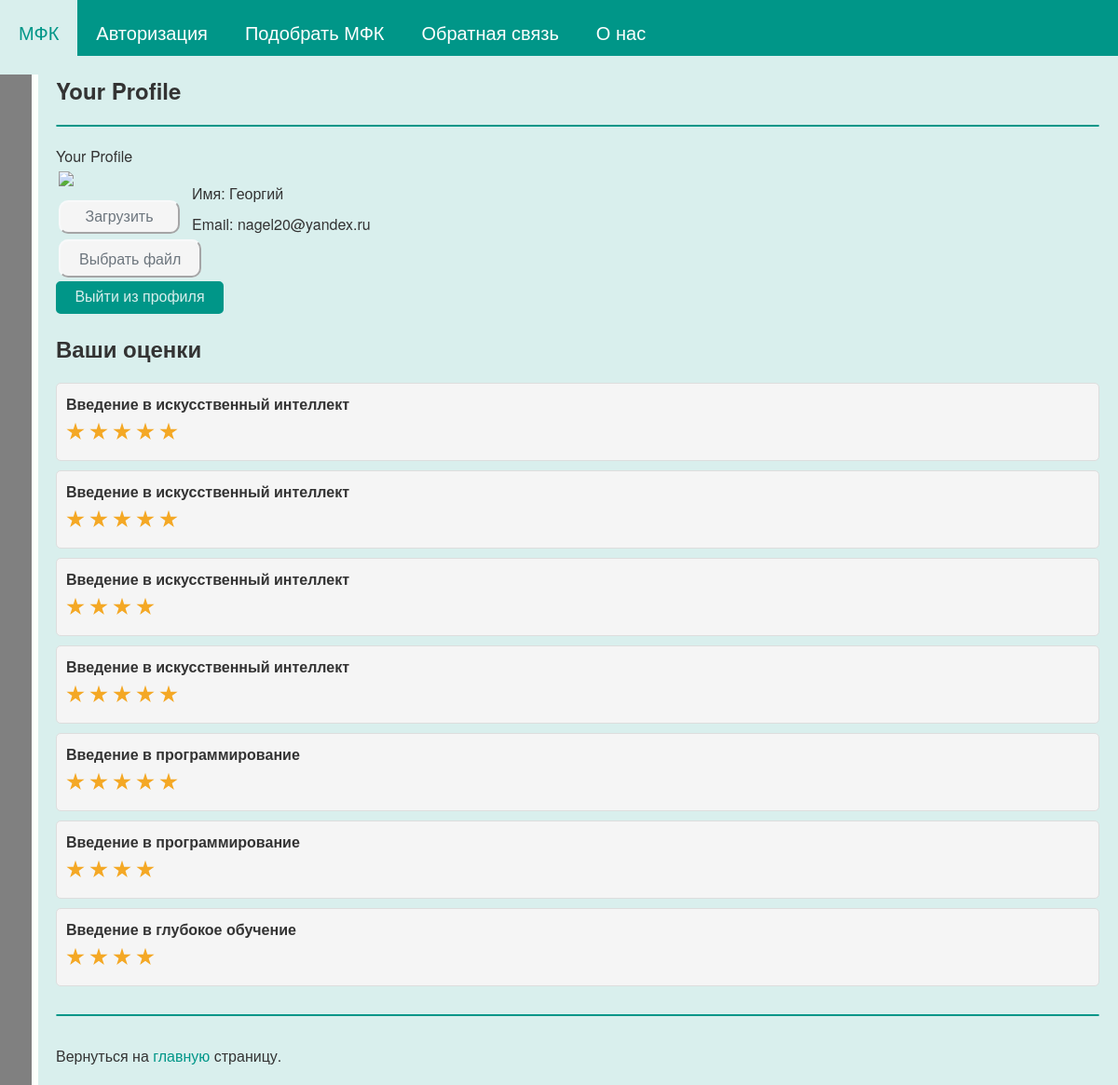
Screenshot of /profile (signed in) with the database file from the repository.
### tables this page shows
CREATE TABLE users (
id integer PRIMARY KEY AUTOINCREMENT,
name text NOT NULL,
email text NOT NULL,
psw text NOT NULL,
avatar BLOB DEFAULT NULL,
comments_numb integer,
time integer NOT NULL
);

CREATE TABLE comments (
id integer PRIMARY KEY AUTOINCREMENT,
username text,
text text,
mfkname text,
score text,
mfktitle text
);

### testApp.py (the view, shortened to what this page needs)
@app.route('/profile')
@login_required
def profile():
    for i in dbase.getUserCommentsNumb(current_user.getName()):
        print("i.score = ", i)
    your_comments = dbase.getUserCommentsNumb(current_user.getName())
    return render_template('profile.html', my_text="Your Profile", menu=menu, your_comments=your_comments)

### FDataBase.py (called while the page is built)
    def getUser(self, user_id):
        try:
            self.__cur.execute(f"SELECT * FROM users WHERE id = {user_id} LIMIT 1")
            res = self.__cur.fetchone()
            if not res:
                print("Пользователь не найден")
                return False
            return res
        except sqlite3.Error as e:
            print("Ошибка получения данных из БД " + str(e))
        return False

    def getUserCommentsNumb(self, name):
        try:
            self.__cur.execute(f"SELECT * FROM comments WHERE username LIKE '{name}'")
            res = self.__cur.fetchall()
            if res:
                return res
        except sqlite3.Error as e:
            print("Ошибка получения статьи из БД " + str(e))
        return (False, False)

### UserLogin.py (called while the page is built)
    def fromDB(self, user_id, db):
        self.__user = db.getUser(user_id)
        return self

    def getName(self):
        return self.__user['name'] if self.__user else "Без имени"

    def getEmail(self):
        return self.__user['email'] if self.__user else "Без email"

### testApp.py (called while the page is built)
def connect_db():
    conn = sqlite3.connect(app.config['DATABASE'])
    conn.row_factory = sqlite3.Row
    return conn

def get_db():
    if not hasattr(g, 'link_db'):
        g.link_db = connect_db()
    return g.link_db

@app.before_request
def before_request():
    global dbase
    db = get_db()
    dbase = FDataBase(db)

@login_manager.user_loader
def load_user(user_id):
    print("load_user")
    return UserLogin().fromDB(user_id, dbase)

### templates/profile.html (shortened to what this page needs)
{% extends 'index.html' %}
{% block content %}
{{ super() }}
<table border="0" class="profile-table">
         <tr>
             <td valign="top">
                   <div class="profile-ava"><img src="{{ url_for('userava') }}"></div>
                   <div class="profile-load">
                   <form action="{{url_for('upload')}}" method="POST" enctype="multipart/form-data">
                        <input class="my_btn" type="submit" value="Загрузить">
                        <div style="margin: 15px 0px 10px 0px;">
                            <label class="choose_file_label">
                                Выбрать&nbsp;файл
                            </label>
                        </div>
                   </form>
                   </div>
            </td>
            <td valign="top" class="profile-panel">
                   <ul class="profile-info">
                   <li>Имя: {{ current_user.getName() }}</li>
                   <li>Email: {{ current_user.getEmail() }}</li>
                   </ul>
            </td>
         </tr>
</table>
<a class="my_a" href="{{url_for('logout')}}">
  <div class="button_container">
    <div class="center">
      <button class="btn">
        <span class="btn_span">Выйти из профиля</span>
      </button>
    </div>
  </div>
</a>
    <h2>Ваши оценки</h2>
    <ul class="list-comments">
        {% for m in your_comments %}
            <li>
                <p style="margin: 0px 0 0px 0;" class="title">
                    {{m.mfktitle}}
                    <div class="comment_stars_background comment_container container">
                      <div class="comment_stars_background container__items">
                        {% for i in range(m.score|int) %}
                          <label class="comment_stars_background my_label" for="">
                            <div class="star-stroke">
                            </div>
                          </label>
                        {% endfor %}
                      </div>
                    </div>
            </li>
        {% endfor %}
    </ul>
{% endblock %}

### static/css/style.css (style rules this page uses)
:root { --primary-colour: #f8f9fa; --secondary-colour: hsl(38 90% 55%); --star-colour: hsl(38 90% 55%); --menu-blue: #009688; --my-background: #D9EFED; }
body { font-family: 'Helvetica Neue', Helvetica, sans-serif; margin: 0; padding: 0; background: var(--my-background); }
a { color: #007bff; text-decoration: none; }
.my_a { color: #333; }
.my_btn { background-color: #f5f5f5; border-color: #f8f9fa; color: #6c757d; border-radius: 10px; padding: 7px 20px; font-size: 16px; border-style: outset; }
.button_container { display: block; display: flex; flex-direction: column; justify-content: center; align-items: left; }
.center { width: 180px; height: 35px; position: relative; display: flex; align-items: left; }
.btn { width: 180px; height: 35px; cursor: pointer; background: var(--menu-blue); border: none; outline: none; transition: 0.7s ease-in-out; border: 2px solid var(--menu-blue); border-radius: 5px; border-color: var(--menu-blue); }
.btn_span { color: var(--my-background); font-size: 18px; font-weight: 100; font-size: 16px; }
ul.list-comments { list-style: none; margin: 0; padding: 0; }
ul.list-comments li { margin: 10px 0; padding: 10px; background: #f5f5f5; border: 1px solid #ddd; border-radius: 5px; }
ul.list-comments .title { margin: -15px 0 10px 0; font-size: 16px; font-weight: bold; color: #333; }
.profile-table { border: none; }
.profile-ava img { max-width: 100%; height: auto; max-width: 130px; }
.profile-load { margin-top: 10px; max-width: 130px; }
.profile-load input[type="submit"] { display: block; width: 100%; margin-bottom: 5px; max-width: 130px; }
.profile-panel { padding: 10px; }
.profile-info { list-style: none; padding: 0; margin: 0; }
.profile-info li { padding-top: 5px; padding-bottom: 5px; }
.choose_file_label { background-color: #f5f5f5; color: #6c757d; border-radius: 10px; padding: 7px 20px; border: 2px solid #f8f9fa; border-style: outset; font-size: 16px; cursor:pointer; }
.my_label { margin-right: 5px; }
.container { background: #f8f9fa; margin: 0; padding: 0; display: flex; align-items: center; }
.container .container__items { display: flex; align-items: left; justify-content: left; gap: -50px; }
.container .container__items label { aspect-ratio: 1; }
.container .container__items label .star-stroke { display: grid; place-items: center; width: 20px; height: 20px; background: var(--secondary-colour); clip-path: polygon(50% 0%, 61% 35%, 98% 35%, 68% 57%, 79% 91%, 50% 70%, 21% 91%, 32% 57%, 2% 35%, 39% 35%); }
.comment_container { background: #f8f9fa; margin: 0; padding: 0; display: flex; align-items: center; }
.comment_stars_background { background: #f5f5f5; padding: 3px 0px 0px 0px; }

### rows the page displays
users: getName "Георгий", getEmail "nagel20@yandex.ru"
comments: mfktitle "Введение в искусственный интеллект", score "5" (drawn)
comments: mfktitle "Введение в искусственный интеллект", score "5" (drawn)
comments: mfktitle "Введение в искусственный интеллект", score "4" (drawn)
comments: mfktitle "Введение в искусственный интеллект", score "5" (drawn)
comments: mfktitle "Введение в программирование", score "5" (drawn)
comments: mfktitle "Введение в программирование", score "4" (drawn)
comments: mfktitle "Введение в глубокое обучение", score "4" (drawn)

### other values shown
{{ m.title }} "МФК" "Авторизация" "Подобрать МФК" "Обратная связь" "О нас"
{{ my_text }} "Your Profile"
